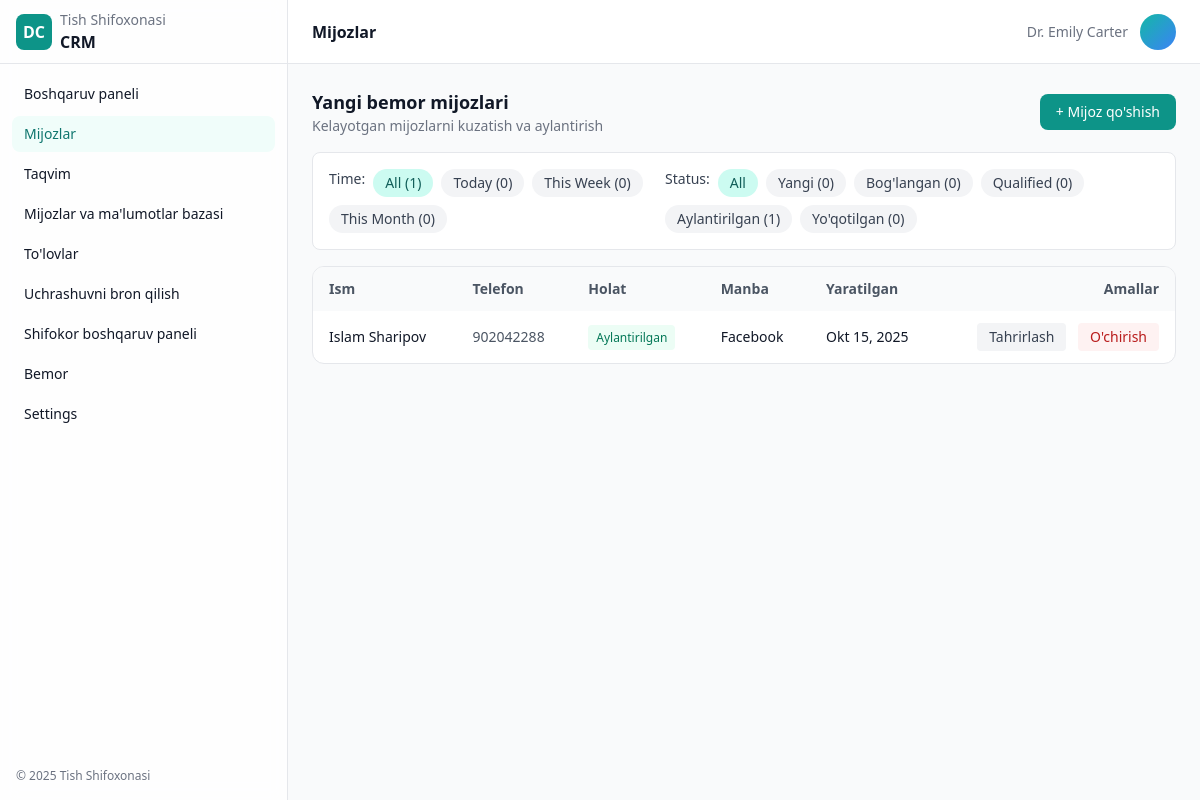
/leads/page/, run on an earlier commit of the app's database.
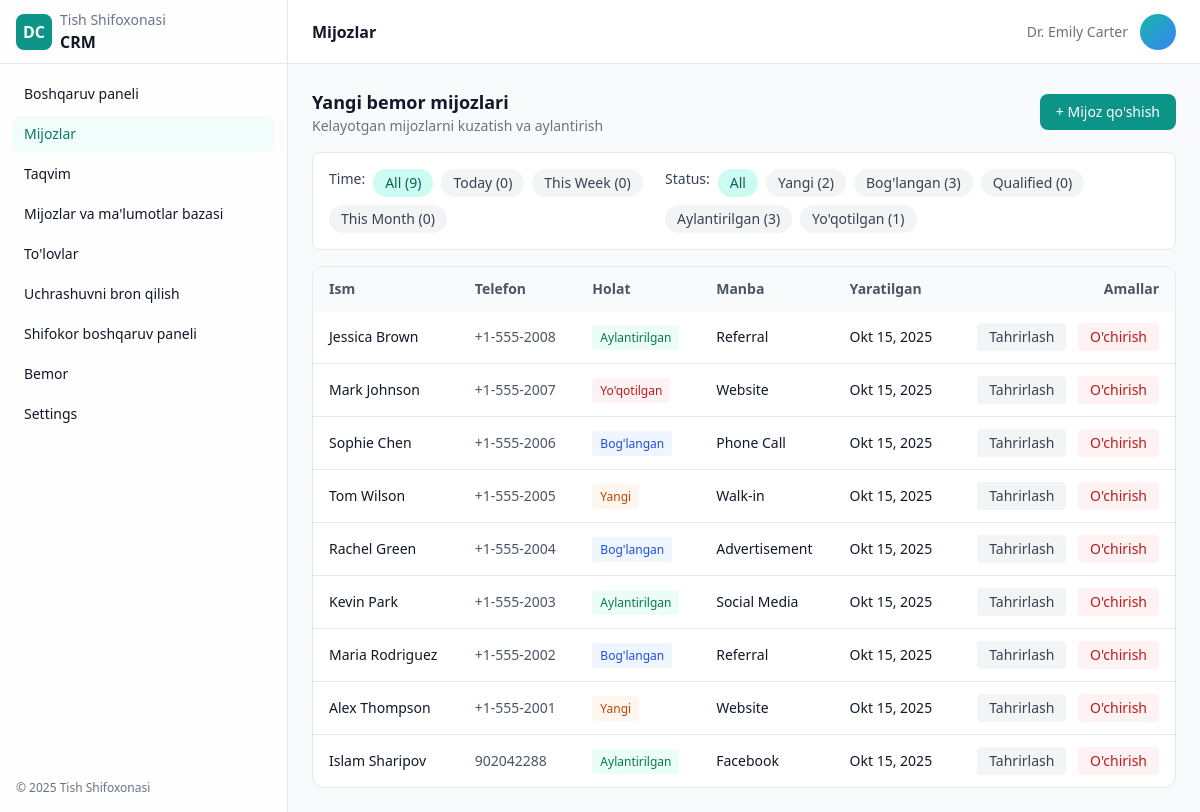
And on a later commit of the database.
### leads/models.py (models this page shows, shortened)
class Lead(models.Model):
    STATUS_CHOICES = [
        ('new', 'New'),
        ('contacted', 'Contacted'),
        ('converted', 'Converted'),
        ('lost', 'Lost'),
    ]
    full_name = models.CharField(max_length=255)
    phone = models.CharField(max_length=32)
    source = models.CharField(max_length=100, blank=True)
    assigned_doctor = models.ForeignKey(Doctor, on_delete=models.SET_NULL, null=True, blank=True, related_name='leads')
    status = models.CharField(max_length=20, choices=STATUS_CHOICES, default='new')
    created_at = models.DateTimeField(auto_now_add=True)
    notes = models.TextField(blank=True)

### leads/views.py (the view, shortened to what this page needs)
# urls.py: path('', views.lead_list, name='leads_page'),
def lead_list(request):
    leads = Lead.objects.all().order_by('-created_at')
    doctors = Doctor.objects.filter(is_active=True).order_by('name')
    status_filter = request.GET.get('status', '')
    time_filter = request.GET.get('time', '')
    if status_filter:
        leads = leads.filter(status=status_filter)
    total_leads = Lead.objects.count()
    today_count = Lead.objects.filter(created_at__date=timezone.now().date()).count()
    week_start = timezone.now() - timedelta(days=timezone.now().weekday())
    week_count = Lead.objects.filter(created_at__date__gte=week_start.date()).count()
    month_start = timezone.now().replace(day=1)
    month_count = Lead.objects.filter(created_at__date__gte=month_start.date()).count()
    status_counts = {
        'new': Lead.objects.filter(status='new').count(),
        'contacted': Lead.objects.filter(status='contacted').count(),
        'qualified': Lead.objects.filter(status='qualified').count(),
        'converted': Lead.objects.filter(status='converted').count(),
        'lost': Lead.objects.filter(status='lost').count(),
    }
    context = {
        'leads': leads,
        'doctors': doctors,
        'status_filter': status_filter,
        'time_filter': time_filter,
        'total_leads': total_leads,
        'today_count': today_count,
        'week_count': week_count,
        'month_count': month_count,
        'status_counts': status_counts,
    }
    return render(request, 'leads.html', context)

### dentalcrm/templatetags/translation_tags.py (called while the page is built)
@register.simple_tag(takes_context=True)
def trans(context, text):
    current_language = context['request'].session.get('django_language', 'uz')
    return get_translation(text, current_language)

### dentalcrm/translations.py (called while the page is built)
def get_translation(text, language='uz'):
    if language in TRANSLATIONS and text in TRANSLATIONS[language]:
        return TRANSLATIONS[language][text]
    return text

### templates/leads.html (shortened to what this page needs)
{% extends 'base.html' %}
{% load translation_tags %}
{% block content %}
<div class="min-h-screen flex">
  <aside class="hidden md:flex md:w-64 lg:w-72 flex-col border-r border-gray-200 dark:border-gray-800 bg-white/80 dark:bg-gray-950/60 backdrop-blur">
    <div class="h-16 flex items-center gap-2 px-4 border-b border-gray-200 dark:border-gray-800">
      <div class="w-9 h-9 rounded-lg bg-teal-600 flex items-center justify-center text-white font-bold">DC</div>
      <div>
        <div class="text-sm text-gray-500 dark:text-gray-400">{% trans "Dental Clinic" %}</div>
        <div class="font-semibold">{% trans "CRM" %}</div>
      </div>
    </div>
    <nav class="p-3 space-y-1 text-sm">
      <a href="/dashboard/" class="flex items-center gap-3 px-3 py-2 rounded-lg hover:bg-gray-100 dark:hover:bg-gray-800">{% trans "Dashboard" %}</a>
      <a href="/leads/page/" class="flex items-center gap-3 px-3 py-2 rounded-lg bg-teal-50 text-teal-700 dark:bg-teal-900/30 dark:text-teal-200 font-medium">{% trans "Leads" %}</a>
      <a href="/calendar/" class="flex items-center gap-3 px-3 py-2 rounded-lg hover:bg-gray-100 dark:hover:bg-gray-800">{% trans "Calendar" %}</a>
      <a href="/clients/" class="flex items-center gap-3 px-3 py-2 rounded-lg hover:bg-gray-100 dark:hover:bg-gray-800">{% trans "Clients & Database" %}</a>
      <a href="/payments/page/" class="flex items-center gap-3 px-3 py-2 rounded-lg hover:bg-gray-100 dark:hover:bg-gray-800">{% trans "Payments" %}</a>
      <a href="/book/" class="flex items-center gap-3 px-3 py-2 rounded-lg hover:bg-gray-100 dark:hover:bg-gray-800">{% trans "Book Appointment" %}</a>
      <a href="/doctor/" class="flex items-center gap-3 px-3 py-2 rounded-lg hover:bg-gray-100 dark:hover:bg-gray-800">{% trans "Doctor Dashboard" %}</a>
      <a href="/patient/page/" class="flex items-center gap-3 px-3 py-2 rounded-lg hover:bg-gray-100 dark:hover:bg-gray-800">{% trans "Patient" %}</a>
      <a href="/settings/" class="flex items-center gap-3 px-3 py-2 rounded-lg hover:bg-gray-100 dark:hover:bg-gray-800">{% trans "Settings" %}</a>
    </nav>
    <div class="mt-auto p-4 text-xs text-gray-500 dark:text-gray-400">© 2025 {% trans "Dental Clinic" %}</div>
  </aside>
  <div class="flex-1 flex flex-col min-w-0">
    <header class="h-16 flex items-center justify-between px-4 md:px-6 bg-white dark:bg-gray-950 border-b border-gray-200 dark:border-gray-800">
      <div class="hidden md:block font-semibold">{% trans "Leads" %}</div>
      <div class="flex items-center gap-3">
        <span class="text-sm text-gray-500 dark:text-gray-400 hidden sm:block">Dr. Emily Carter</span>
        <div class="w-9 h-9 rounded-full bg-gradient-to-br from-teal-500 to-blue-500"></div>
      </div>
    </header>
    <main class="p-4 md:p-6 space-y-4">
      <div class="flex flex-col sm:flex-row sm:items-center sm:justify-between gap-3">
        <div>
          <h1 class="text-lg font-semibold">{% trans "New Patient Leads" %}</h1>
          <p class="text-sm text-gray-500">{% trans "Track and convert incoming leads" %}</p>
        </div>
        <button onclick="showModal('addLead')" class="inline-flex items-center justify-center px-4 py-2 rounded-lg bg-teal-600 text-white text-sm font-medium hover:bg-teal-700">+ {% trans "Add Lead" %}</button>
      </div>
       <div class="bg-white dark:bg-gray-800 rounded-lg border border-gray-200 dark:border-gray-700 p-4">
         <div class="flex flex-col lg:flex-row gap-4">
           <div class="flex flex-wrap gap-2">
             <span class="text-sm font-medium text-gray-700 dark:text-gray-300">{% trans "Time:" %}</span>
             <a href="?time=" class="px-3 py-1 rounded-full text-sm {% if not time_filter %}bg-teal-100 text-teal-800 dark:bg-teal-900 dark:text-teal-200{% else %}bg-gray-100 text-gray-700 dark:bg-gray-700 dark:text-gray-300 hover:bg-gray-200 dark:hover:bg-gray-600{% endif %}">
               {% trans "All" %} ({{ total_leads }})
             </a>
             <a href="?time=today" class="px-3 py-1 rounded-full text-sm {% if time_filter == 'today' %}bg-teal-100 text-teal-800 dark:bg-teal-900 dark:text-teal-200{% else %}bg-gray-100 text-gray-700 dark:bg-gray-700 dark:text-gray-300 hover:bg-gray-200 dark:hover:bg-gray-600{% endif %}">
               {% trans "Today" %} ({{ today_count }})
             </a>
             <a href="?time=week" class="px-3 py-1 rounded-full text-sm {% if time_filter == 'week' %}bg-teal-100 text-teal-800 dark:bg-teal-900 dark:text-teal-200{% else %}bg-gray-100 text-gray-700 dark:bg-gray-700 dark:text-gray-300 hover:bg-gray-200 dark:hover:bg-gray-600{% endif %}">
               {% trans "This Week" %} ({{ week_count }})
             </a>
             <a href="?time=month" class="px-3 py-1 rounded-full text-sm {% if time_filter == 'month' %}bg-teal-100 text-teal-800 dark:bg-teal-900 dark:text-teal-200{% else %}bg-gray-100 text-gray-700 dark:bg-gray-700 dark:text-gray-300 hover:bg-gray-200 dark:hover:bg-gray-600{% endif %}">
               {% trans "This Month" %} ({{ month_count }})
             </a>
           </div>
           <div class="flex flex-wrap gap-2">
             <span class="text-sm font-medium text-gray-700 dark:text-gray-300">{% trans "Status:" %}</span>
             <a href="?status=" class="px-3 py-1 rounded-full text-sm {% if not status_filter %}bg-teal-100 text-teal-800 dark:bg-teal-900 dark:text-teal-200{% else %}bg-gray-100 text-gray-700 dark:bg-gray-700 dark:text-gray-300 hover:bg-gray-200 dark:hover:bg-gray-600{% endif %}">
               {% trans "All" %}
             </a>
             <a href="?status=new" class="px-3 py-1 rounded-full text-sm {% if status_filter == 'new' %}bg-teal-100 text-teal-800 dark:bg-teal-900 dark:text-teal-200{% else %}bg-gray-100 text-gray-700 dark:bg-gray-700 dark:text-gray-300 hover:bg-gray-200 dark:hover:bg-gray-600{% endif %}">
               {% trans "New" %} ({{ status_counts.new|default:0 }})
             </a>
             <a href="?status=contacted" class="px-3 py-1 rounded-full text-sm {% if status_filter == 'contacted' %}bg-teal-100 text-teal-800 dark:bg-teal-900 dark:text-teal-200{% else %}bg-gray-100 text-gray-700 dark:bg-gray-700 dark:text-gray-300 hover:bg-gray-200 dark:hover:bg-gray-600{% endif %}">
               {% trans "Contacted" %} ({{ status_counts.contacted|default:0 }})
             </a>
             <a href="?status=qualified" class="px-3 py-1 rounded-full text-sm {% if status_filter == 'qualified' %}bg-teal-100 text-teal-800 dark:bg-teal-900 dark:text-teal-200{% else %}bg-gray-100 text-gray-700 dark:bg-gray-700 dark:text-gray-300 hover:bg-gray-200 dark:hover:bg-gray-600{% endif %}">
               {% trans "Qualified" %} ({{ status_counts.qualified|default:0 }})
             </a>
             <a href="?status=converted" class="px-3 py-1 rounded-full text-sm {% if status_filter == 'converted' %}bg-teal-100 text-teal-800 dark:bg-teal-900 dark:text-teal-200{% else %}bg-gray-100 text-gray-700 dark:bg-gray-700 dark:text-gray-300 hover:bg-gray-200 dark:hover:bg-gray-600{% endif %}">
               {% trans "Converted" %} ({{ status_counts.converted|default:0 }})
             </a>
             <a href="?status=lost" class="px-3 py-1 rounded-full text-sm {% if status_filter == 'lost' %}bg-teal-100 text-teal-800 dark:bg-teal-900 dark:text-teal-200{% else %}bg-gray-100 text-gray-700 dark:bg-gray-700 dark:text-gray-300 hover:bg-gray-200 dark:hover:bg-gray-600{% endif %}">
               {% trans "Lost" %} ({{ status_counts.lost|default:0 }})
             </a>
           </div>
         </div>
      </div>
      <div class="bg-white dark:bg-gray-950 border border-gray-200 dark:border-gray-800 rounded-xl overflow-hidden">
        <div class="overflow-x-auto">
          <table class="min-w-full text-sm">
            <thead class="bg-gray-50 dark:bg-gray-900/60 text-gray-600 dark:text-gray-300">
              <tr>
                <th class="text-left px-4 py-3">{% trans "Name" %}</th>
                <th class="text-left px-4 py-3">{% trans "Phone" %}</th>
                <th class="text-left px-4 py-3">{% trans "Status" %}</th>
                <th class="text-left px-4 py-3">{% trans "Source" %}</th>
                <th class="text-left px-4 py-3">{% trans "Created" %}</th>
                <th class="text-right px-4 py-3">{% trans "Actions" %}</th>
              </tr>
            </thead>
            <tbody class="divide-y divide-gray-200 dark:divide-gray-800">
              {% for lead in leads %}
              <tr class="lead-row" data-status="{{ lead.status }}" data-created="{{ lead.created_at|date:'Y-m-d' }}">
                <td class="px-4 py-3 font-medium">{{ lead.full_name }}</td>
                <td class="px-4 py-3 text-gray-600 dark:text-gray-300">{{ lead.phone }}</td>
                <td class="px-4 py-3">
                  {% if lead.status == 'new' %}
                    <span class="text-xs px-2 py-1 rounded bg-orange-50 text-orange-700 dark:bg-orange-900/30 dark:text-orange-200">{% trans "New" %}</span>
                  {% elif lead.status == 'contacted' %}
                    <span class="text-xs px-2 py-1 rounded bg-blue-50 text-blue-700 dark:bg-blue-900/30 dark:text-blue-200">{% trans "Contacted" %}</span>
                  {% elif lead.status == 'converted' %}
                    <span class="text-xs px-2 py-1 rounded bg-emerald-50 text-emerald-700 dark:bg-emerald-900/30 dark:text-emerald-200">{% trans "Converted" %}</span>
                  {% elif lead.status == 'lost' %}
                    <span class="text-xs px-2 py-1 rounded bg-red-50 text-red-700 dark:bg-red-900/30 dark:text-red-200">{% trans "Lost" %}</span>
                  {% endif %}
                </td>
                <td class="px-4 py-3">{{ lead.source|default:"—" }}</td>
                <td class="px-4 py-3">{{ lead.created_at|date:"M d, Y" }}</td>
                <td class="px-4 py-3 text-right space-x-2">
                  <button onclick="editLead({{ lead.id }}, '{{ lead.full_name|escapejs }}', '{{ lead.phone|escapejs }}', '{{ lead.source|escapejs }}', '{{ lead.status }}', '{{ lead.notes|escapejs }}')" class="px-3 py-1 rounded bg-gray-100 dark:bg-gray-800 hover:bg-red-100 text-gray-700 dark:text-gray-200">{% trans "Edit" %}</button>
                  <button onclick="deleteLead({{ lead.id }}, '{{ lead.full_name|escapejs }}')" class="px-3 py-1 rounded bg-red-50 text-red-700 hover:bg-red-100 dark:bg-red-900/30 dark:text-red-200">{% trans "Delete" %}</button>
                </td>
              </tr>
              {% empty %}
              <tr>
                <td colspan="6" class="px-4 py-8 text-center text-gray-500 dark:text-gray-400">{% trans "No leads found" %}</td>
              </tr>
              {% endfor %}
            </tbody>
          </table>
        </div>
      </div>
    </main>
  </div>
</div>
{% endblock %}

### templates/base.html (shortened to what this page needs)
<!DOCTYPE html>
<html lang="en">
  <head>
    {% load static %}
    {% load translation_tags %}
    <script src="https://cdn.tailwindcss.com"></script>
    <link rel="stylesheet" href="{% static 'css/custom.css' %}">
  </head>
  <body class="bg-gray-50 text-gray-900 dark:bg-gray-900 dark:text-gray-100">
    {% block content %}{% endblock %}
  </body>
</html>

### templates/base.html (style rules this page uses)
html { font-family: Inter, system-ui, -apple-system, Segoe UI, Roboto, Ubuntu, Cantarell, Noto Sans, Helvetica, Arial, "Apple Color Emoji", "Segoe UI Emoji"; }

What changed in the data, as far as the page shows it:
added Lead: full_name "Jessica Brown", phone "+1-555-2008", source "Referral", created_at "Okt 15, 2025"
added Lead: full_name "Mark Johnson", phone "+1-555-2007", source "Website", created_at "Okt 15, 2025"
added Lead: full_name "Sophie Chen", phone "+1-555-2006", source "Phone Call", created_at "Okt 15, 2025"
added Lead: full_name "Tom Wilson", phone "+1-555-2005", source "Walk-in", created_at "Okt 15, 2025"
added Lead: full_name "Rachel Green", phone "+1-555-2004", source "Advertisement", created_at "Okt 15, 2025"
added Lead: full_name "Kevin Park", phone "+1-555-2003", source "Social Media", created_at "Okt 15, 2025"
added Lead: full_name "Maria Rodriguez", phone "+1-555-2002", source "Referral", created_at "Okt 15, 2025"
added Lead: full_name "Alex Thompson", phone "+1-555-2001", source "Website", created_at "Okt 15, 2025"
Also different on the page:
{{ total_leads }}: "1" → "9"
{{ status_counts.new|default:0 }}: "0" → "2"
{{ status_counts.contacted|default:0 }}: "0" → "3"
{{ status_counts.converted|default:0 }}: "1" → "3"
{{ status_counts.lost|default:0 }}: "0" → "1"
